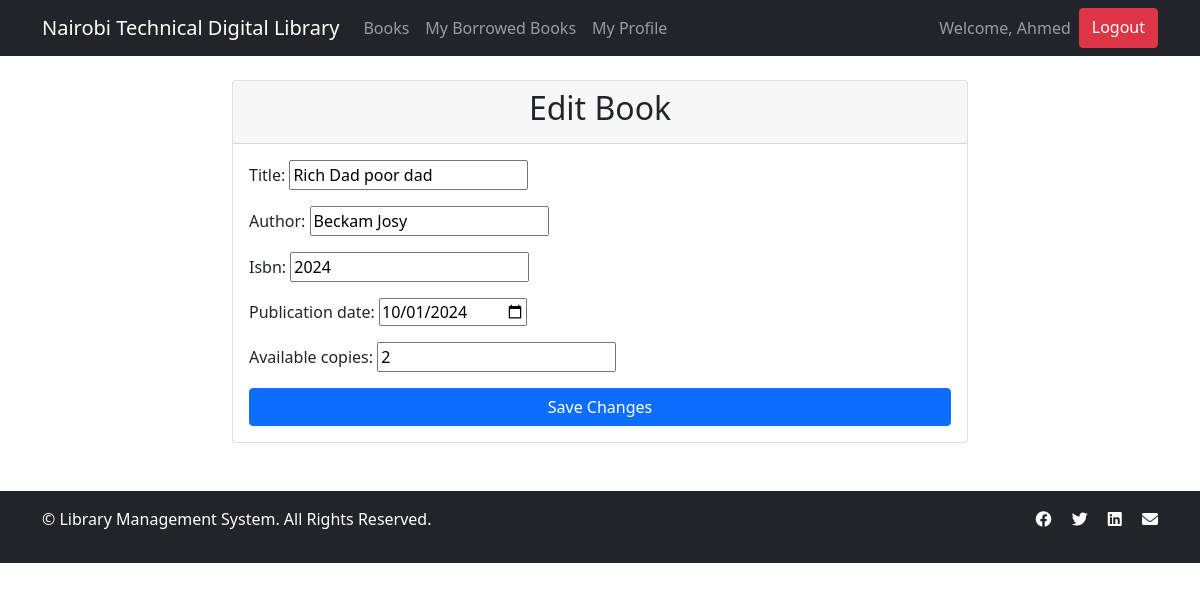
The page /book/1/edit/ (signed in) on the database its author committed.
### library/models.py (models this page shows, shortened)
class Book(models.Model):
    title = models.CharField(max_length=200)
    image= models.ImageField(upload_to='book_pics/', blank=True, null=True)
    author = models.CharField(max_length=100)
    isbn = models.CharField(max_length=13, unique=True)
    publication_date = models.DateField()
    available_copies = models.IntegerField(default=1)
    created_at = models.DateTimeField(auto_now_add=True)
    updated_at = models.DateTimeField(auto_now=True)

### library/views.py (the view)
# urls.py: path('book/<int:pk>/edit/', views.book_update, name='book_update'),
@login_required
def book_update(request, pk):
    book = get_object_or_404(Book, pk=pk)
    if request.method == 'POST':
        form = BookForm(request.POST, instance=book)
        if form.is_valid():
            form.save()
            messages.success(request, 'Book updated successfully!')
            return redirect('book_list')
    else:
        form = BookForm(instance=book)
    return render(request, 'library/book_form.html', {'form': form})

### library/forms.py
class BookForm(forms.ModelForm):
    class Meta:
        model = Book
        fields = ['title', 'author', 'isbn', 'publication_date', 'available_copies']
        widgets = {
            'publication_date': forms.DateInput(attrs={'type': 'date'})
        }

### library/templates/library/book_form.html (shortened to what this page needs)
{% extends 'base.html' %}
{% block content %}
<div class="row justify-content-center">
    <div class="col-md-8">
        <div class="card">
            <div class="card-header">
                <h2 class="text-center">
                    {% if form.instance.pk %}Edit Book{% else %}Add New Book{% endif %}
                </h2>
            </div>
            <div class="card-body">
                <form method="post">
                    {% for field in form %}
                    <div class="mb-3">
                        {{ field.label_tag }}
                        {{ field }}
                    </div>
                    {% endfor %}
                    <div class="d-grid">
                        <button type="submit" class="btn btn-primary">
                            {% if form.instance.pk %}Save Changes{% else %}Add Book{% endif %}
                        </button>
                    </div>
                </form>
            </div>
        </div>
    </div>
</div>
{% endblock %}

### library/templates/base.html (shortened to what this page needs)
<!DOCTYPE html>
<html lang="en">
<head>
    <link
        href="https://cdn.jsdelivr.net/npm/bootstrap@5.1.3/dist/css/bootstrap.min.css"
        rel="stylesheet">
    <link
        rel="stylesheet"
        href="https://cdnjs.cloudflare.com/ajax/libs/font-awesome/6.0.0-beta3/css/all.min.css">
</head>
<body>
    <nav class="navbar navbar-expand-lg navbar-dark bg-dark mb-4">
        <div class="container">
            <a class="navbar-brand" href="{% url 'book_list' %}"> Nairobi Technical Digital Library</a>
            <div class="collapse navbar-collapse" id="navbarNav">
                <ul class="navbar-nav me-auto">
                    <li class="nav-item">
                        <a class="nav-link" href="{% url 'book_list' %}">Books</a>
                    </li>
                    {% if user.is_authenticated %}
                    <li class="nav-item">
                        <a class="nav-link" href="{% url 'borrowed_books' %}">My Borrowed Books</a>
                    </li>
                    <li class="nav-item">
                        <a class="nav-link" href="{% url 'profile' %}">My Profile</a>
                    </li>
                    {% endif %}
                </ul>
                <ul class="navbar-nav">
                    {% if user.is_authenticated %}
                    <li class="nav-item">
                        <span class="nav-link">Welcome, {{ user.username }}</span>
                    </li>
                    <a href="{% url 'logout' %}" class="btn btn-danger" onclick="event.preventDefault(); document.getElementById('logout-form').submit();">
                        Logout
                    </a>
                    {% endif %}
                </ul>
            </div>
        </div>
    </nav>
    <div class="container">
        {% block content %}{% endblock %}
    </div>
    <footer class="bg-dark text-white mt-5">
        <div class="container py-3">
            <div class="row">
                <div class="col-md-6">
                    <p>&copy; {{ current_year }} Library Management System. All Rights Reserved.</p>
                </div>
                <div class="col-md-6 text-md-end">
                    <a href="#" class="text-white me-3"><i class="fab fa-facebook"></i></a>
                    <a href="#" class="text-white me-3"><i class="fab fa-twitter"></i></a>
                    <a href="#" class="text-white me-3"><i class="fab fa-linkedin"></i></a>
                    <a href="#" class="text-white"><i class="fas fa-envelope"></i></a>
                </div>
            </div>
        </div>
    </footer>
</body>
</html>

### rows shown on the page
Book: form "Rich Dad poor dad" "Beckam Josy" "2024" "10/01/2024" "2"

### other values the page prints
{{ user.username }} "Ahmed"
{{ field.label_tag }} "Title:" "Author:" "Isbn:" "Publication date:" "Available copies:"
